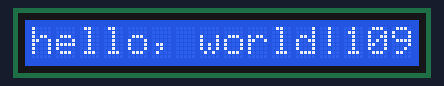
Recording of a sketch running on a simulated Arduino Uno, built with avr-gcc and run on an emulated ATmega328P. Shown: 16×1 character LCD.

Above: at 0.21 s.
At 0.81 s:
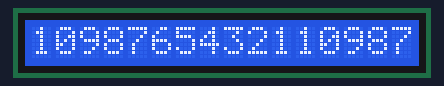
At 1.42 s:
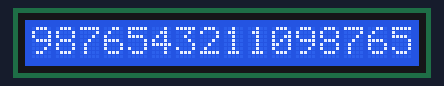
At 2.02 s:
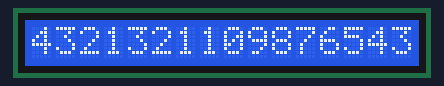
At 2.62 s:
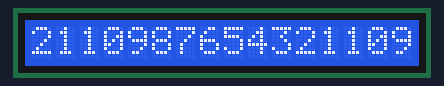

The sketch:

LiquidCrystalDemo.ino
```cpp
#include <LiquidCrystal.h>

LiquidCrystal lcd(12, 11, 10, 5, 4, 3, 2);

void setup()
{
  lcd.begin(16,1);
  lcd.print("hello, world!");
}

void loop()
{
  for(int i = 10; i > 0; i--)
  {
     lcd.print(i);
  }

}
```

Measured:
- by itself, everything shown: repeats every 2.4 s, in 8 steps
